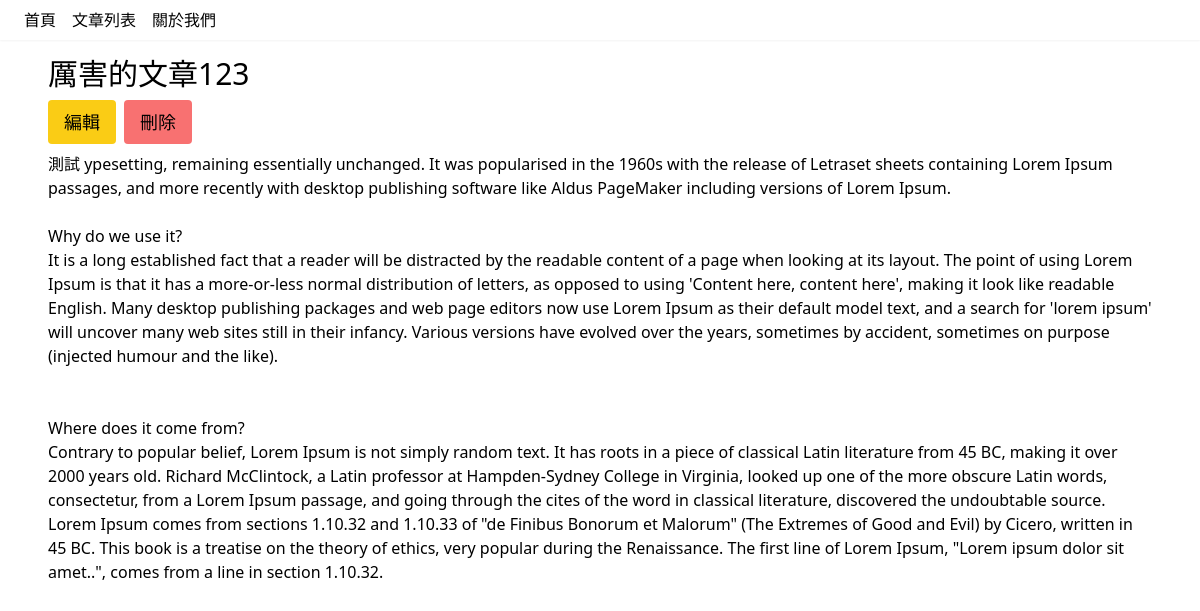
Page /posts/15 on the earlier database version.
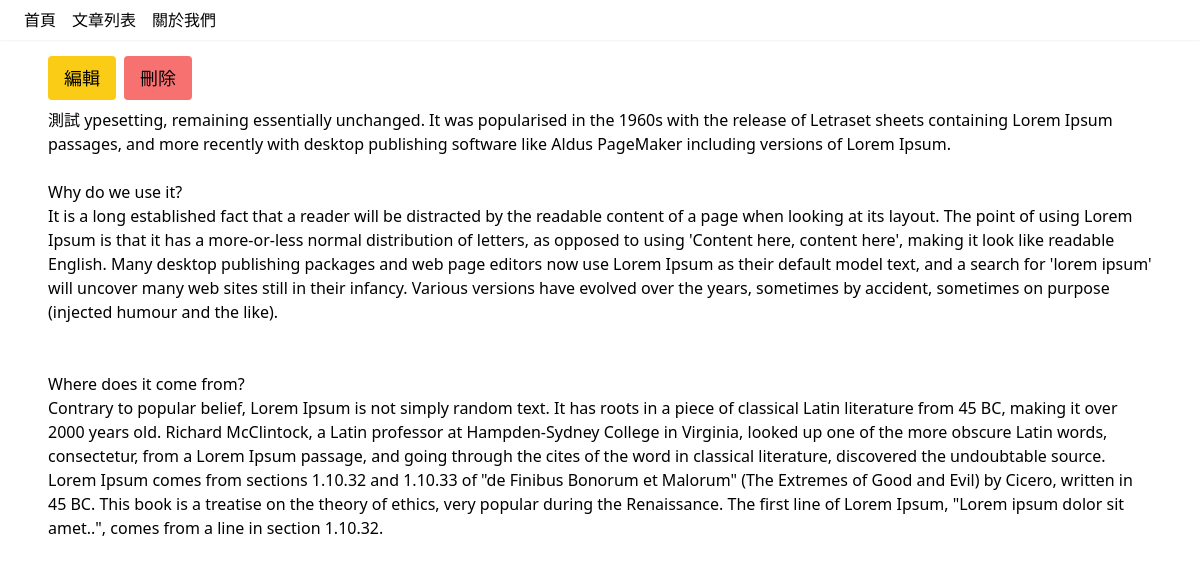
Same page on the later database version.
### models/post.py (models this page shows)
class Post(db.Model):
    __tablename__ = "posts"
    id = mapped_column(Integer, primary_key=True, autoincrement=True)
    title = mapped_column(String, nullable=False)
    content = mapped_column(String)

### apps/post/views.py (the view)
@post_bp.route("/posts/<int:id>")
def show(id):
    post = Post.query.get_or_404(id)
    return render_template("posts/show.jinja", post=post)

### templates/posts/show.jinja
{% extends "layouts/normal.jinja" %}
{% block content %}
  <h1 class="text-3xl my-2">{{ post.title }}</h1>
  <section class="flex gap-2">
    <a href="{{ url_for('post.edit', id=post.id) }}" class="bg-yellow-400 px-4 py-2 rounded text-lg">編輯</a>
    <form method="POST" action="{{ url_for('post.delete', id=post.id) }}">
      <button class="bg-red-400 px-4 py-2 rounded text-lg">刪除</button>
    </form>
  </section>
  <article class="my-2">
    {{ post.content|replace('\n', '<br />') }}
  </article>
{% endblock %}

Differences in the rows shown:
changed Post: title "厲害的文章123" → (not shown)
